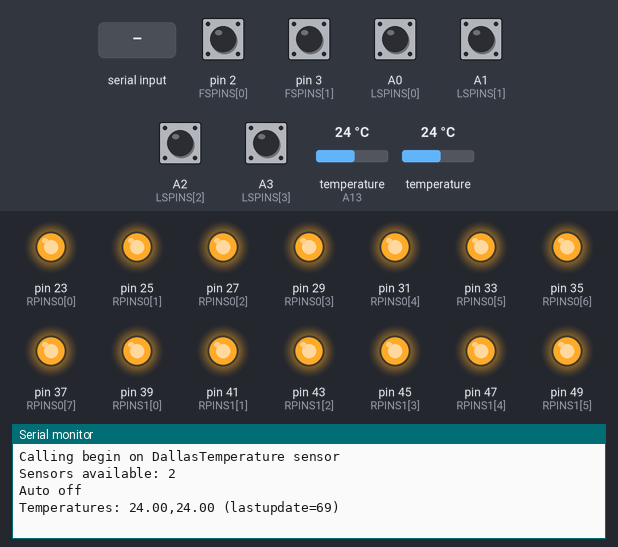
Bench run of a sketch on a simulated Arduino Mega 2560, built with avr-gcc and run on an emulated ATmega2560. On the bench: output pins drawn as LEDs (lit = HIGH), the last lines printed to the serial monitor. The inputs (shaded band) are chosen by the test bench; at power-on: A0 (LSPINS[0]), A1 (LSPINS[1]), A2 (LSPINS[2]), A3 (LSPINS[3]), pin 2 (FSPINS[0]), pin 3 (FSPINS[1]) HIGH, temperature (sensor on A13) 24 °C, temperature 24 °C.

Above: at 1.2 s.
1.3 s: "+\n" received over the second serial link
At 2.1 s:
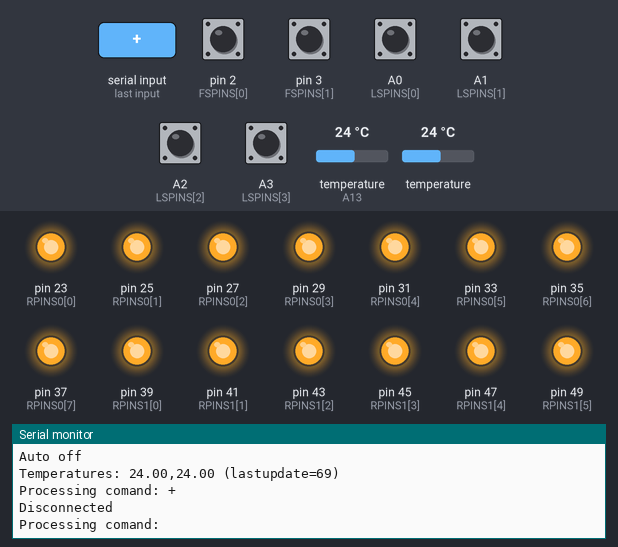
2.8 s: "K\n" received over the second serial link
At 3.2 s:
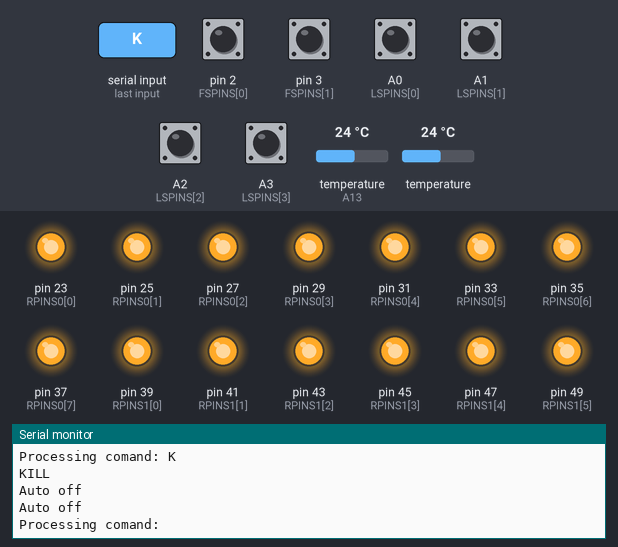
4.3 s: "y\n" received over the second serial link
At 4.65 s:
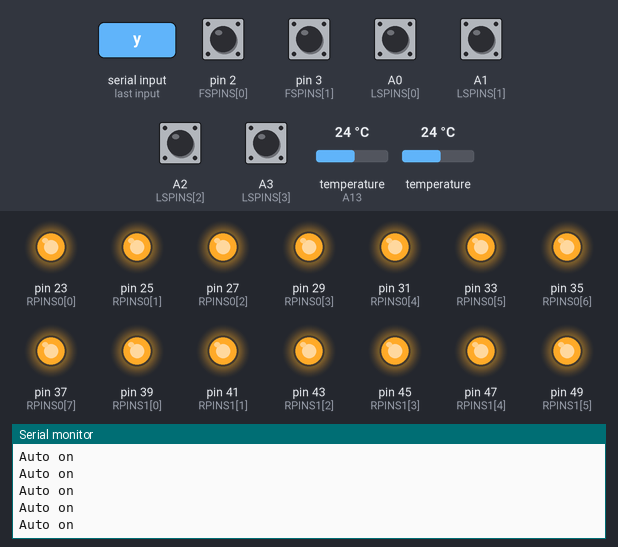

Measured:
- after the input at 1.3 s, the serial monitor: prints a new line at once (image 1)
- after the input at 2.8 s, the serial monitor: prints a new line after 0.05 s (image 2)
- after the input at 4.3 s, the serial monitor: prints a new line at once (image 3)

The sketch:

monsoon_mega2.ino
```cpp
//Fred Nicolls, March 2018

HardwareSerial &btSerial = Serial3;


// ----------------------------------------------------------------------
//   Pin setup
// ----------------------------------------------------------------------

const int RPINS0[8] = {23, 25, 27, 29, 31, 33, 35, 37};  // power relay board
const int RPINS1[8] = {39, 41, 43, 45, 47, 49, 51, 53};  // valve relay board
const int LSPINS[8] = {A0, A1, A2, A3, A4, A5, A6, A7};  // level sense inputs
const int FSPINS[4] = {2, 3, 4, 5};  // flow sensor inputs (on interrupt pins)
const int TSAPIN = A13;  // onewire digital

const int LEVELHIGH = LOW, LEVELLOW = HIGH;
const int RELAYOFF = HIGH, RELAYON = LOW;

void setup_pins()
{
  // Digital outputs for relays (high is off)
  for( int i=0; i<8; i++ ) {
    pinMode(RPINS0[i], OUTPUT);  digitalWrite(RPINS0[i], RELAYOFF);  // power
    //rpins0_en[i] = 0;
    pinMode(RPINS1[i], OUTPUT);  digitalWrite(RPINS1[i], RELAYOFF);  // valves
  }
  report_rpins();

  // Digital inputs for flow sensors
  for( int i=0; i<4; i++ ) pinMode(FSPINS[i], INPUT_PULLUP);

  // Level sensors
  for( int i=0; i<8; i++ ) pinMode(LSPINS[i], INPUT_PULLUP);

  // Temperature setup on TSAPIN handled by onewire
}


// ----------------------------------------------------------------------
//   Temperature sensing
// ----------------------------------------------------------------------

// Temperature sensor
#include <DallasTemperature.h>
#define ONE_WIRE_BUS TSAPIN
OneWire oneWire(ONE_WIRE_BUS);
DallasTemperature sensors(&oneWire);

int temp_resolution = 12;
int temp_measureperiod = 5000;  // millis
int temp_convertdelay = 0;  // millis (calculated in setup from resolution)
int temp_idle;
unsigned long temp_lastconvertrequest = 0;
unsigned long temp_lastupdate = 0;
DeviceAddress temp0_DeviceAddress, temp1_DeviceAddress;
float temp0 = -1000.0, temp1 = -1000;
float temp_setpoint = 40.0;

void setup_tempsens(void)
{
  Serial.println("Calling begin on DallasTemperature sensor");
  sensors.begin();

  int available = sensors.getDeviceCount();
  Serial.println("Sensors available: " + String(available));

  sensors.getAddress(temp0_DeviceAddress, 0);
  sensors.getAddress(temp1_DeviceAddress, 1);
  temp_convertdelay = 750 / (1 << (12 - temp_resolution));
  sensors.setResolution(temp0_DeviceAddress, temp_resolution);
  sensors.setResolution(temp1_DeviceAddress, temp_resolution);

  sensors.setWaitForConversion(false);
  sensors.requestTemperatures();
  temp_lastconvertrequest = millis();
  temp_idle = 0;  // conversion in progress
}

void loop_tempsens(void)
{
  // Start new conversion if required
  if( temp_idle==1 ) {
    if( millis()-temp_lastconvertrequest>=temp_measureperiod ) {
      //Serial.println("Requesting temperatures...");
      sensors.requestTemperatures();
      temp_lastconvertrequest = millis();
      temp_idle = 0;  // conversion in progress
    }
    return;
  }

  // Handle ready temperature measurement
  temp0 = sensors.getTempCByIndex(0);  // first device on bus
  if( temp0<0 ) temp0 = 1000;
  temp1 = sensors.getTempCByIndex(1);
  if( temp1<0 ) temp1 = 1000;
  temp_lastupdate = millis();
  Serial.print("Temperatures: " + String(temp0) + "," + String(temp1));
  Serial.print(" (lastupdate=");  Serial.print(temp_lastupdate);  Serial.println(")");

  temp_idle = 1;  //  ready for next
}

// ----------------------------------------------------------------------
//   Flow sensing
// ----------------------------------------------------------------------

volatile int fsvcnt0, fsvcnt1;
float flfreq0, flfreq1;
float flpm0, flpm1;
unsigned long flow_lastreset = 0;
const int flow_measureperiod = 1000;  // millis
void flowISR0(void) { fsvcnt0++; }
void flowISR1(void) { fsvcnt1++; }

void setup_flowsens(void)
{
  attachInterrupt(digitalPinToInterrupt(FSPINS[0]), flowISR0, RISING);
  attachInterrupt(digitalPinToInterrupt(FSPINS[1]), flowISR1, RISING);
  fsvcnt0 = 0;  fsvcnt1 = 0;
  flfreq0 = 0;  flfreq0 = 0;
  flpm0 = 0;  flpm1 = 0;
  flow_lastreset = millis();
}

void loop_flowsens(void)
{
  if( millis()-flow_lastreset<flow_measureperiod ) return;

  unsigned int flowsens_duration = millis() - flow_lastreset;
  flfreq0 = (float)fsvcnt0/flowsens_duration*1000.0;  // hertz
  flfreq1 = (float)fsvcnt1/flowsens_duration*1000.0;
  flpm0 = 10.0/82*flfreq0;  flpm1 = 10.0/82*flfreq1;  // 10lpm==82Hz?
  fsvcnt0 = 0;  fsvcnt1 = 0;
  flow_lastreset = millis();

  //btLog("FS counts (dur=" + String(flowsens_duration) + "): " + String(fsvcnt0) + " " + String(fsvcnt1));
  //btLog("FS hz=" + String(flfreq0) + "," + String(flfreq1) + " lpm?=" + String(flpm0) + "," + String(flpm1));
  btLog("FS lpm?=" + String(flpm0) + "," + String(flpm1));
}


// ----------------------------------------------------------------------
//   Simple auto functionality
// ----------------------------------------------------------------------

int rpins0_en[8];
int simpleauto_on = 0;
void setup_simpleauto(void)
{
  simpleauto_on = 0;
  for( int i=0; i<8; i++ ) rpins0_en[i] = 0;
  report_simpleauto();
}

void loop_simpleauto(void)
{
  if( !simpleauto_on ) return;  // only run if auto_on

  // For auto mode unsetting enable must turn output off
  for( int i=0; i<8; i++ ) {
    if( rpins0_en[i]==0 && digitalRead(RPINS0[i])==RELAYON ) {
      btLog("Relay " + String(i) + " OFF because enable=0");
      digitalWrite(RPINS0[i], RELAYOFF);  report_rpins();
    }
  }

  // Heaters and corresponding level sensor protection
  int rhtrs[4] = {0, 1, 2, 3};  // heater outputs
  int lshtrs[4] = {1, 1, 3, 3};  // level sensors protecting corresponding heaters
  float thtr[4];  // last measured heater temperatures
  thtr[0] = temp0;  thtr[1] = temp0;  thtr[2] = temp1;  thtr[2] = temp1;  // measured temps

  // Safe heaters
  for( int i=0; i<4; i++ ) {
    int rhtr = rhtrs[i], lshtr = lshtrs[i];
    if( digitalRead(RPINS0[rhtr])==RELAYON && digitalRead(LSPINS[lshtr])==LEVELLOW ) {
      digitalWrite(RPINS0[rhtr], RELAYOFF);  report_rpins();
      btLog("HTR " + String(i) + " OFF because LEV " + String(lshtr) + " low");
    }
  }

  // Auto heater functionality
  for( int i=0; i<4; i++ ) {
    int rhtr = rhtrs[i], lshtr = lshtrs[i];
    float temp = thtr[i];

    if( simpleauto_on && rpins0_en[rhtr] ) {
      if( temp<temp_setpoint && digitalRead(RPINS0[rhtr])==RELAYOFF && digitalRead(LSPINS[lshtr])==LEVELHIGH ) {
        digitalWrite(RPINS0[rhtr], RELAYON);  report_rpins();
        btLog("HTR " + String(i) + " on");
      }
      if( temp>temp_setpoint && digitalRead(RPINS0[rhtr])==RELAYON ) {
        digitalWrite(RPINS0[rhtr], RELAYOFF);  report_rpins();
        btLog("HTR " + String(i) + " off");
      }
    }
  }

  // Turn pumps on if required (no conditions for now)
  for( int i=4; i<6; i++ ) {
    if( rpins0_en[i] && digitalRead(RPINS0[i])==RELAYOFF ) {
      digitalWrite(RPINS0[i], RELAYON);  report_rpins();
    }
  }

  // Temporary shutdown
  if( rpins0_en[7] && digitalRead(LSPINS[1])==LEVELLOW ) {
    serialcmd('K');
  }

  report_simpleauto();
}


// ----------------------------------------------------------------------
//   Main auto functionality
// ----------------------------------------------------------------------


// Tap water from reservoir into working tank

bool keepworktankfull_enable = 0;
unsigned long keepworktankfull_lasttrig = 0;
const int keepworktankfull_period = 5000;
void loop_keepworktankfull(void)
{
  if( !keepworktankfull_enable ) return;
  if( millis()-keepworktankfull_lasttrig<keepworktankfull_period ) return;

  if( millis()-flow_lastreset<flow_measureperiod ) return;

  unsigned int flowsens_duration = millis() - flow_lastreset;


}


// ----------------------------------------------------------------------
//   Serial command input
// ----------------------------------------------------------------------

String message; //string that stores the incoming message
void loop_btserialcmd(void)
{
  while( btSerial.available() ) message += char(btSerial.read());  // construct message

  while( message!="" ) {  // if data is available
    char cmd = message[0];  message.remove(0,1);
    Serial.print("Processing comand: ");  Serial.println(cmd);  // echo
    serialcmd(cmd);
  }
}

void serialcmd(char cmd)
{
  // Start of bluetooth disconnect message
  if( cmd=='+' ) {
    Serial.println("Disconnected");
    setup_pins();
  }

  // Kill
  if( cmd=='K' ) {
    btLog("KILL");  Serial.println("KILL");
    for( int i=0; i<8; i++ ) rpins0_en[i] = 0;
    simpleauto_on = 0;
    setup_pins();  setup_simpleauto();
    report_rpins();  report_simpleauto();
  }

  // Auto mode
  if( cmd=='y' ) {
    simpleauto_on = !simpleauto_on;
    report_simpleauto();
  }

  if( cmd=='U' || cmd=='V') {
    if( cmd=='U') temp_setpoint += 0.5f;
    else temp_setpoint -= 0.5f;
    btLog("Temp setpoint now " + String(temp_setpoint));
    Serial.println("Temp setpoint now " + String(temp_setpoint));
  }

  // Power relays
  if( cmd>='a' && cmd<='h' ) {
    int rno = int(cmd) - int('a');  //Serial.println(rno);
    if( !simpleauto_on ) {
      int nval = !digitalRead(RPINS0[rno]);
      digitalWrite(RPINS0[rno], nval);
      btLog("Power relay output " + String(rno) + " to " + String(nval));
      report_rpins();
    } else {
      rpins0_en[rno] = !rpins0_en[rno];
      report_simpleauto();
    }
  }

  // Valve relays
  if( cmd>='A' && cmd<='H' ) {
    int rno = int(cmd) - int('A');  //Serial.println(rno);
    int nval = !digitalRead(RPINS1[rno]);
    digitalWrite(RPINS1[rno], nval);
    btLog("Valve relay output " + String(rno) + " to " + String(nval));
    report_rpins();
  }
}


// ----------------------------------------------------------------------
//   GUI reporting
// ----------------------------------------------------------------------

// Flashing light to indicate bluetooth connection
unsigned long connind_lastupdate = 0;
unsigned long connind_period = 750;
int connind_state = 0;
void loop_connblink()
{
  String rcmd = "*jR0G0B0*";
  String gcmd = "*jR0G255B0*";

  if( millis()-connind_lastupdate>=connind_period ) {
    connind_lastupdate = millis();
    connind_state = !connind_state;
    if( connind_state ) btSerial.println(rcmd);
    else btSerial.println(gcmd);
  }
}

void btLog(String mess)
{
  btSerial.print("*T" + mess + + "\n" + "*");
}


// Report relay pin outputs
void report_rpins() {
  String mstr0 = "*i";
  for( int i=0; i<8; i++ ) {
    if( !digitalRead(RPINS0[i]) ) mstr0 += "1";
    else mstr0 += "0";
  }
  mstr0 += "*";

  String mstr1 = "*I";
  for( int i=0; i<8; i++ ) {
    if( !digitalRead(RPINS1[i]) ) mstr1 += "1";
    else mstr1 += "0";
  }
  mstr1 += "*";

  btSerial.println(mstr0);  //Serial.println(mstr0);
  btSerial.println(mstr1);  //Serial.println(mstr1);
}

// Report analog flow sensor values
unsigned long fsvals_lastreport = 0;
unsigned long fsvals_period = 500;
void report_fsvals()
{
  if( millis()-fsvals_lastreport>=fsvals_period ) fsvals_lastreport = millis();
  else return;

  String mstr = "*N";
  mstr += String(flpm0) + "," + String(flpm1);
  mstr += "*";

  btSerial.println(mstr);  //Serial.println(mstr);
}

// Report analog temperature sensor values
unsigned long tsvals_lastreport = 0;
unsigned long tsvals_period = 750;
void report_tsvals()
{
  if( millis()-tsvals_lastreport>=tsvals_period ) tsvals_lastreport = millis();
  else return;

  String mstr = "*M";
  mstr += String(temp0) + "," + String(temp1) + "*";

  btSerial.println(mstr);  //Serial.println(mstr);
}

// Report levels
void report_lsense(void)
{
  String mstr = "*Q";
  for( int i=0; i<4; i++ ) {
    if( digitalRead(LSPINS[i]) ) mstr += "1";
    else mstr += "0";
  }
  mstr += "*";
  btSerial.println(mstr);  //Serial.println(mstr0);
}

// Report auto mode enable status
void report_simpleauto(void)
{
  // Indicator for auto mode
  String oncmd = "*PR255G255B255*";
  String offcmd = "*PR0G0B0*";
  if( simpleauto_on ) {
    btSerial.println(oncmd);  Serial.println("Auto on");
  } else {
    btSerial.println(offcmd);  Serial.println("Auto off");
  }

  // Report enable flags
  String mstr = "*R";
  for( int i=0; i<8; i++ ) {
    if( rpins0_en[i] ) mstr += "1";
    else mstr += "0";
  }
  mstr += "*";
  btSerial.println(mstr);  //Serial.println(mstr0);
}


// ----------------------------------------------------------------------
//   Main setup and loop
// ----------------------------------------------------------------------

void setup()
{
  btSerial.begin(9600);  Serial.begin(9600);

  setup_pins();
  setup_tempsens();
  setup_flowsens();
  setup_simpleauto();

  interrupts();
}

void loop()
{
  loop_connblink();  // indicate connection status

  // Update sensor readings
  loop_tempsens();  report_tsvals();  // update temperatures
  loop_flowsens();  report_fsvals();  // update flow sensor values
  report_lsense();  // digital level sensor values

  // Process command input from bluetooth serial
  loop_btserialcmd();

  // Stuff to run if auto_on
  loop_simpleauto();

  delay(50);
}
```
